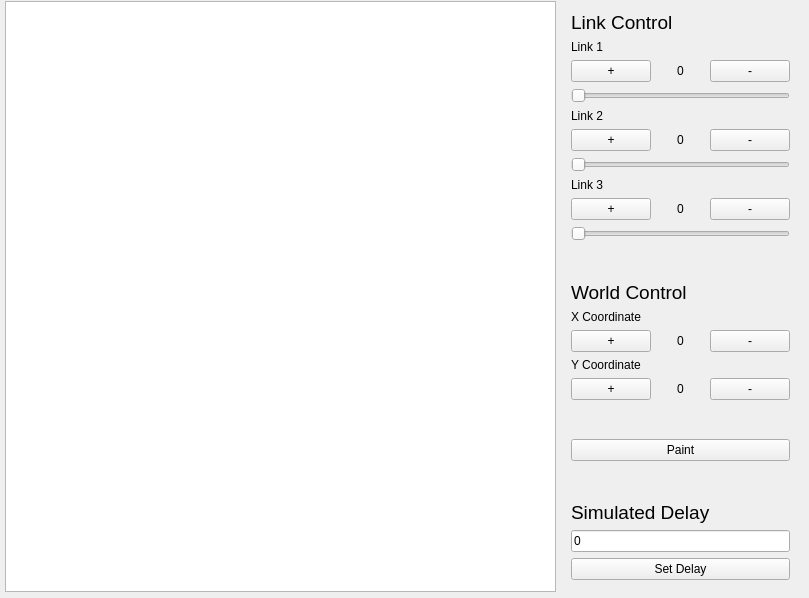
<?xml version="1.0" encoding="UTF-8"?>
<ui version="4.0">
 <class>MainWindow</class>
 <widget class="QMainWindow" name="MainWindow">
  <property name="geometry">
   <rect>
    <x>0</x>
    <y>0</y>
    <width>809</width>
    <height>598</height>
   </rect>
  </property>
  <property name="windowTitle">
   <string>PaintBot</string>
  </property>
  <widget class="QWidget" name="centralWidget">
   <widget class="QGraphicsView" name="graphicsView">
    <property name="geometry">
     <rect>
      <x>5</x>
      <y>1</y>
      <width>551</width>
      <height>591</height>
     </rect>
    </property>
   </widget>
   <widget class="QWidget" name="layoutWidget">
    <property name="geometry">
     <rect>
      <x>560</x>
      <y>0</y>
      <width>241</width>
      <height>591</height>
     </rect>
    </property>
    <layout class="QVBoxLayout" name="verticalLayout">
     <item>
      <widget class="QLabel" name="label_5">
       <property name="font">
        <font>
         <pointsize>14</pointsize>
        </font>
       </property>
       <property name="text">
        <string>Link Control</string>
       </property>
      </widget>
     </item>
     <item>
      <widget class="QLabel" name="label">
       <property name="text">
        <string>Link 1</string>
       </property>
      </widget>
     </item>
     <item>
      <layout class="QHBoxLayout" name="horizontalLayout_2">
       <item>
        <widget class="QPushButton" name="pushButton_2">
         <property name="text">
          <string>+</string>
         </property>
        </widget>
       </item>
       <item>
        <widget class="QLabel" name="label_4">
         <property name="text">
          <string>0</string>
         </property>
         <property name="alignment">
          <set>Qt::AlignCenter</set>
         </property>
        </widget>
       </item>
       <item>
        <widget class="QPushButton" name="pushButton_3">
         <property name="text">
          <string>-</string>
         </property>
        </widget>
       </item>
      </layout>
     </item>
     <item>
      <widget class="QSlider" name="horizontalSlider">
       <property name="maximum">
        <number>300</number>
       </property>
       <property name="orientation">
        <enum>Qt::Horizontal</enum>
       </property>
       <property name="invertedAppearance">
        <bool>false</bool>
       </property>
       <property name="invertedControls">
        <bool>false</bool>
       </property>
      </widget>
     </item>
     <item>
      <widget class="QLabel" name="label_2">
       <property name="text">
        <string>Link 2</string>
       </property>
      </widget>
     </item>
     <item>
      <layout class="QHBoxLayout" name="horizontalLayout_4">
       <item>
        <widget class="QPushButton" name="pushButton_6">
         <property name="text">
          <string>+</string>
         </property>
        </widget>
       </item>
       <item>
        <widget class="QLabel" name="label_6">
         <property name="text">
          <string>0</string>
         </property>
         <property name="alignment">
          <set>Qt::AlignCenter</set>
         </property>
        </widget>
       </item>
       <item>
        <widget class="QPushButton" name="pushButton_7">
         <property name="text">
          <string>-</string>
         </property>
        </widget>
       </item>
      </layout>
     </item>
     <item>
      <widget class="QSlider" name="horizontalSlider_2">
       <property name="maximum">
        <number>359</number>
       </property>
       <property name="orientation">
        <enum>Qt::Horizontal</enum>
       </property>
      </widget>
     </item>
     <item>
      <widget class="QLabel" name="label_3">
       <property name="text">
        <string>Link 3</string>
       </property>
      </widget>
     </item>
     <item>
      <layout class="QHBoxLayout" name="horizontalLayout_5">
       <item>
        <widget class="QPushButton" name="pushButton_8">
         <property name="text">
          <string>+</string>
         </property>
        </widget>
       </item>
       <item>
        <widget class="QLabel" name="label_7">
         <property name="text">
          <string>0</string>
         </property>
         <property name="alignment">
          <set>Qt::AlignCenter</set>
         </property>
        </widget>
       </item>
       <item>
        <widget class="QPushButton" name="pushButton_9">
         <property name="text">
          <string>-</string>
         </property>
        </widget>
       </item>
      </layout>
     </item>
     <item>
      <widget class="QSlider" name="horizontalSlider_3">
       <property name="maximum">
        <number>359</number>
       </property>
       <property name="orientation">
        <enum>Qt::Horizontal</enum>
       </property>
      </widget>
     </item>
     <item>
      <spacer name="verticalSpacer_6">
       <property name="orientation">
        <enum>Qt::Vertical</enum>
       </property>
       <property name="sizeHint" stdset="0">
        <size>
         <width>20</width>
         <height>40</height>
        </size>
       </property>
      </spacer>
     </item>
     <item>
      <widget class="QLabel" name="label_8">
       <property name="font">
        <font>
         <pointsize>14</pointsize>
        </font>
       </property>
       <property name="text">
        <string>World Control</string>
       </property>
      </widget>
     </item>
     <item>
      <widget class="QLabel" name="label_10">
       <property name="text">
        <string>X Coordinate</string>
       </property>
      </widget>
     </item>
     <item>
      <layout class="QHBoxLayout" name="horizontalLayout_6">
       <item>
        <widget class="QPushButton" name="pushButton_10">
         <property name="text">
          <string>+</string>
         </property>
        </widget>
       </item>
       <item>
        <widget class="QLabel" name="label_9">
         <property name="text">
          <string>0</string>
         </property>
         <property name="alignment">
          <set>Qt::AlignCenter</set>
         </property>
        </widget>
       </item>
       <item>
        <widget class="QPushButton" name="pushButton_11">
         <property name="text">
          <string>-</string>
         </property>
        </widget>
       </item>
      </layout>
     </item>
     <item>
      <widget class="QLabel" name="label_12">
       <property name="text">
        <string>Y Coordinate</string>
       </property>
      </widget>
     </item>
     <item>
      <layout class="QHBoxLayout" name="horizontalLayout_7">
       <item>
        <widget class="QPushButton" name="pushButton_12">
         <property name="text">
          <string>+</string>
         </property>
        </widget>
       </item>
       <item>
        <widget class="QLabel" name="label_11">
         <property name="text">
          <string>0</string>
         </property>
         <property name="alignment">
          <set>Qt::AlignCenter</set>
         </property>
        </widget>
       </item>
       <item>
        <widget class="QPushButton" name="pushButton_13">
         <property name="text">
          <string>-</string>
         </property>
        </widget>
       </item>
      </layout>
     </item>
     <item>
      <spacer name="verticalSpacer_7">
       <property name="orientation">
        <enum>Qt::Vertical</enum>
       </property>
       <property name="sizeHint" stdset="0">
        <size>
         <width>20</width>
         <height>40</height>
        </size>
       </property>
      </spacer>
     </item>
     <item>
      <widget class="QPushButton" name="pushButton">
       <property name="sizePolicy">
        <sizepolicy hsizetype="Preferred" vsizetype="Preferred">
         <horstretch>0</horstretch>
         <verstretch>0</verstretch>
        </sizepolicy>
       </property>
       <property name="text">
        <string>Paint</string>
       </property>
       <property name="checkable">
        <bool>true</bool>
       </property>
       <property name="checked">
        <bool>false</bool>
       </property>
      </widget>
     </item>
     <item>
      <spacer name="verticalSpacer_2">
       <property name="orientation">
        <enum>Qt::Vertical</enum>
       </property>
       <property name="sizeHint" stdset="0">
        <size>
         <width>20</width>
         <height>40</height>
        </size>
       </property>
      </spacer>
     </item>
     <item>
      <widget class="QLabel" name="label_13">
       <property name="font">
        <font>
         <pointsize>14</pointsize>
        </font>
       </property>
       <property name="text">
        <string>Simulated Delay</string>
       </property>
      </widget>
     </item>
     <item>
      <widget class="QLineEdit" name="lineEdit">
       <property name="text">
        <string>0</string>
       </property>
      </widget>
     </item>
     <item>
      <widget class="QPushButton" name="pushButton_4">
       <property name="text">
        <string>Set Delay</string>
       </property>
      </widget>
     </item>
    </layout>
   </widget>
  </widget>
 </widget>
 <layoutdefault spacing="6" margin="11"/>
 <resources/>
 <connections/>
</ui>
